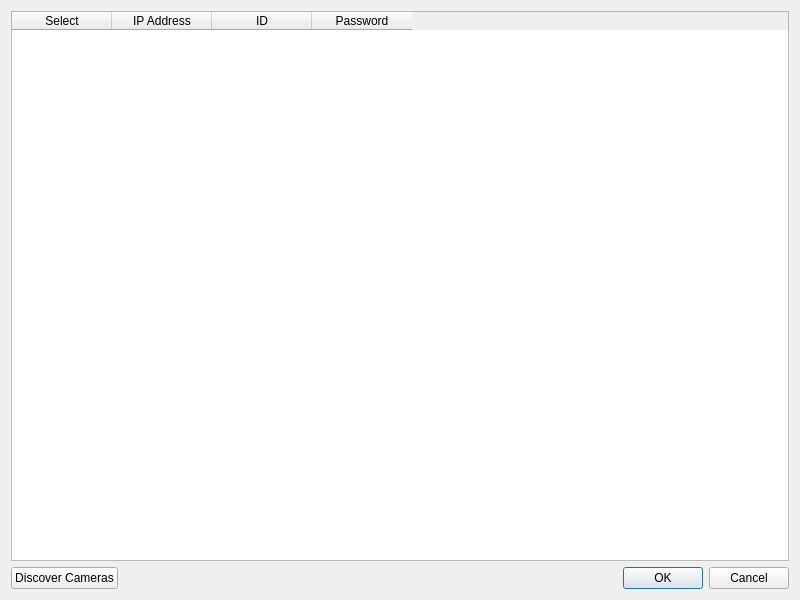
<?xml version="1.0" encoding="UTF-8"?>
<ui version="4.0">
 <class>CameraManagerDialog</class>
 <widget class="QDialog" name="CameraManagerDialog">
  <property name="geometry">
   <rect>
    <x>0</x>
    <y>0</y>
    <width>800</width>
    <height>600</height>
   </rect>
  </property>
  <property name="windowTitle">
   <string>Manage Cameras</string>
  </property>
  <layout class="QVBoxLayout" name="verticalLayout">
   <item>
    <widget class="QTableWidget" name="cameraTableWidget">
     <property name="rowCount">
      <number>0</number>
     </property>
     <property name="columnCount">
      <number>4</number>
     </property>
     <column>
      <property name="text">
       <string>Select</string>
      </property>
     </column>
     <column>
      <property name="text">
       <string>IP Address</string>
      </property>
     </column>
     <column>
      <property name="text">
       <string>ID</string>
      </property>
     </column>
     <column>
      <property name="text">
       <string>Password</string>
      </property>
     </column>
    </widget>
   </item>
   <item>
    <layout class="QHBoxLayout" name="horizontalLayout">
     <item>
      <widget class="QPushButton" name="discoverButton">
       <property name="text">
        <string>Discover Cameras</string>
       </property>
      </widget>
     </item>
     <item>
      <spacer name="horizontalSpacer">
       <property name="orientation">
        <enum>Qt::Horizontal</enum>
       </property>
       <property name="sizeHint" stdset="0">
        <size>
         <width>40</width>
         <height>20</height>
        </size>
       </property>
      </spacer>
     </item>
     <item>
      <widget class="QDialogButtonBox" name="buttonBox">
       <property name="orientation">
        <enum>Qt::Horizontal</enum>
       </property>
       <property name="standardButtons">
        <set>QDialogButtonBox::Cancel|QDialogButtonBox::Ok</set>
       </property>
      </widget>
     </item>
    </layout>
   </item>
  </layout>
 </widget>
 <resources/>
 <connections>
  <connection>
   <sender>buttonBox</sender>
   <signal>accepted()</signal>
   <receiver>CameraManagerDialog</receiver>
   <slot>accept()</slot>
   <hints>
    <hint type="sourcelabel">
     <x>248</x>
     <y>254</y>
    </hint>
    <hint type="destinationlabel">
     <x>157</x>
     <y>274</y>
    </hint>
   </hints>
  </connection>
  <connection>
   <sender>buttonBox</sender>
   <signal>rejected()</signal>
   <receiver>CameraManagerDialog</receiver>
   <slot>reject()</slot>
   <hints>
    <hint type="sourcelabel">
     <x>316</x>
     <y>254</y>
    </hint>
    <hint type="destinationlabel">
     <x>286</x>
     <y>274</y>
    </hint>
   </hints>
  </connection>
 </connections>
</ui>
